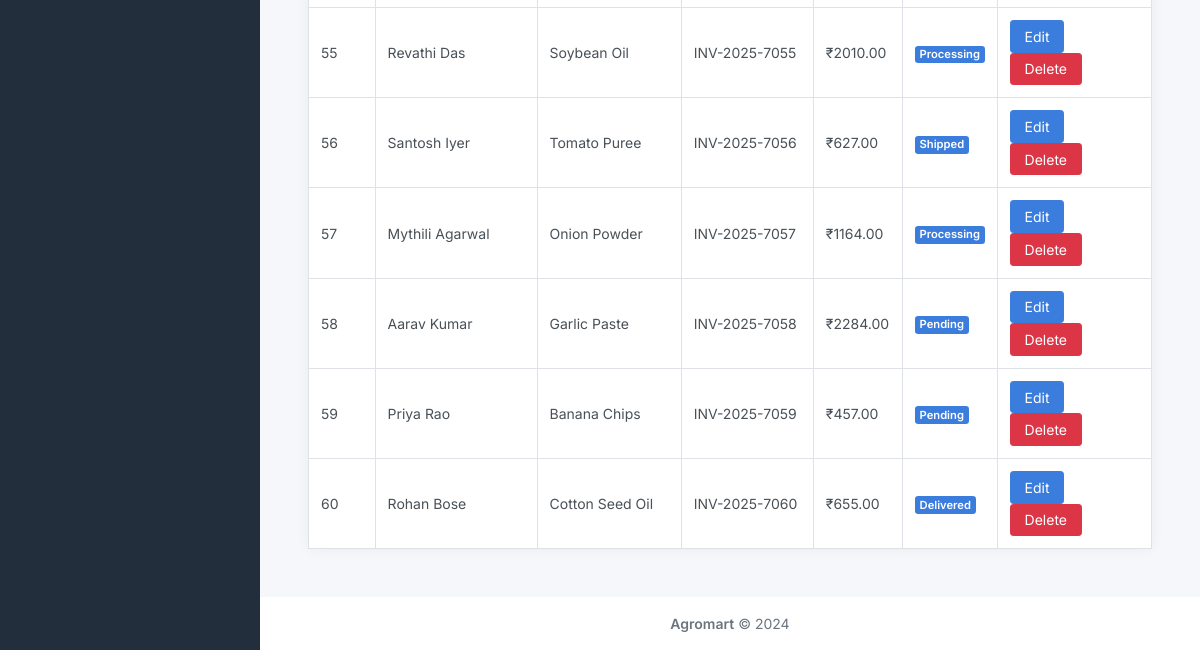
The app's page /admin/view-orders.php (signed in, lower part), older data.
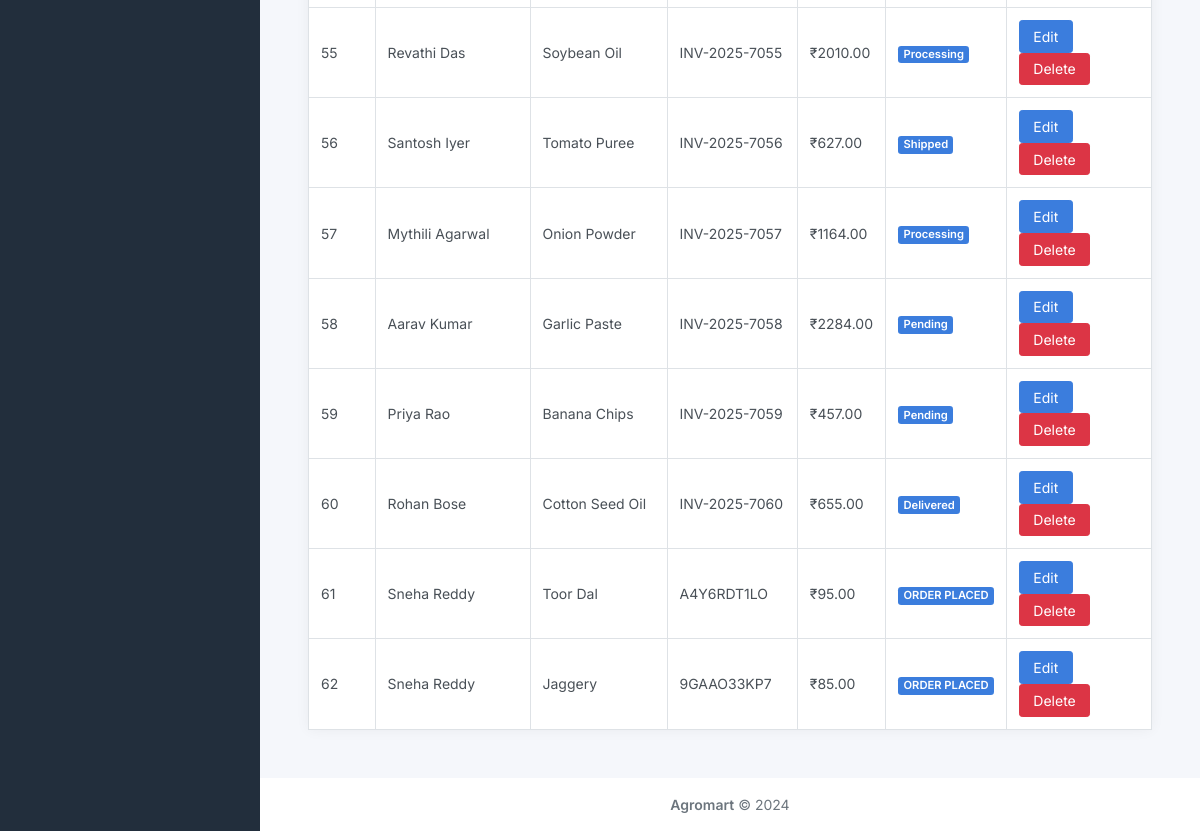
The same page, newer data.
### tables this page shows
CREATE TABLE IF NOT EXISTS `orders` (
  `order_id` int NOT NULL AUTO_INCREMENT,
  `farmer_id` int NOT NULL,
  `product_id` int NOT NULL,
  `invoice_number` varchar(30) NOT NULL,
  `amount` int NOT NULL,
  `status` varchar(30) NOT NULL,
  `datetime` timestamp NOT NULL DEFAULT CURRENT_TIMESTAMP,
  PRIMARY KEY (`order_id`)
);

CREATE TABLE IF NOT EXISTS `farmers` (
  `farmer_id` int NOT NULL AUTO_INCREMENT,
  `farmer_name` varchar(30) NOT NULL,
  `farmer_email` varchar(30) NOT NULL,
  `farmer_contact_number` varchar(12) NOT NULL,
  `farmer_address` text NOT NULL,
  `farmer_username` varchar(30) NOT NULL,
  `farmer_password` varchar(30) NOT NULL,
  PRIMARY KEY (`farmer_id`)
);

CREATE TABLE IF NOT EXISTS `products` (
  `product_id` int NOT NULL AUTO_INCREMENT,
  `product_name` varchar(30) NOT NULL,
  `product_description` text NOT NULL,
  `product_amount` int NOT NULL,
  `consumer_id` int NOT NULL,
  `image_location` text NOT NULL,
  PRIMARY KEY (`product_id`)
);

### admin/view-orders.php (the view, shortened to what this page needs)
<?php
include './includes/connection.php';
?>
<!DOCTYPE html>
<html lang="en">
<head>
	<link href="css/app.css" rel="stylesheet">
</head>
<body>
	<div class="wrapper">
		<?php include('./includes/sidebar.php'); ?>
		<div class="main">
			<main class="content">
				<div class="container-fluid p-0">
					<div class="row">
						<div class="col-12 d-flex">
							<div class="card flex-fill">
								<table class="table table-bordered my-0">
									<tbody>
										<?php
											$query=mysqli_query($con,"SELECT O.order_id, f.farmer_name, p.product_name, o.invoice_number, o.amount, o.status from orders O
											left join farmers F on O.farmer_id=F.farmer_id
											left join products P on P.product_id=O.product_id") or die(mysqli_error($con));
											if(mysqli_num_rows($query)){
												$i=1;
												while($row=mysqli_fetch_array($query)){
										?>
										<tr>
											<td><?php echo $i; ?></td>
											<td class="d-none d-xl-table-cell"><?php echo $row['farmer_name']; ?></td>
											<td class="d-none d-xl-table-cell"><?php echo $row['product_name']; ?></td>
											<td class="d-none d-xl-table-cell"><?php echo $row['invoice_number']; ?></td>
											<td class="d-none d-md-table-cell">&#8377;<?php echo $row['amount']; ?>.00</td>
											<td><span class="badge bg-primary"><?php echo $row['status']; ?></span></td>
											<td class="d-none d-xl-table-cell">
												<a href="./edit-order.php?order_id=<?php echo $row['order_id']; ?>" class="btn btn-primary">Edit</a>
												<a onclick="CheckDelete(<?php echo $row['order_id']; ?>)" class="btn btn-danger">Delete</a>
											</td>
										</tr>
										<?php
												$i++;
												}
											}
										?>
									</tbody>
								</table>
							</div>
						</div>
					</div>
				</div>
			</main>
			<?php include('./includes/footer.php'); ?>
		</div>
	</div>
</body>
</html>

Row changes from the older to the newer data that the page shows:
added orders: farmer.farmer_name "Sneha Reddy", product.product_name "Toor Dal", invoice_number "A4Y6RDT1LO", amount "95", status "ORDER PLACED"
added orders: farmer.farmer_name "Sneha Reddy", product.product_name "Jaggery", invoice_number "9GAAO33KP7", amount "85", status "ORDER PLACED"
